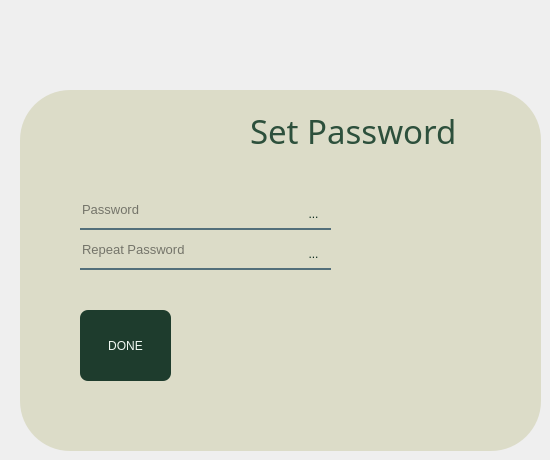
    <widget class="QWidget" name="page_5">
     <widget class="QLabel" name="label_12">
      <property name="geometry">
       <rect>
        <x>20</x>
        <y>90</y>
        <width>521</width>
        <height>361</height>
       </rect>
      </property>
      <property name="styleSheet">
       <string notr="true">background-color:rgba(220, 220, 200, 1);
border-bottom-right-radius: 50px;
border-bottom-left-radius: 50px;
border-top-left-radius: 50px;
border-top-right-radius: 50px;</string>
      </property>
      <property name="text">
       <string/>
      </property>
     </widget>
     <widget class="QLabel" name="label_13">
      <property name="geometry">
       <rect>
        <x>60</x>
        <y>30</y>
        <width>131</width>
        <height>131</height>
       </rect>
      </property>
      <property name="styleSheet">
       <string notr="true">border-image: url(:/images/rotation-lock.png);</string>
      </property>
      <property name="text">
       <string/>
      </property>
     </widget>
     <widget class="QLineEdit" name="lineEditNewPassword">
      <property name="geometry">
       <rect>
        <x>80</x>
        <y>190</y>
        <width>251</width>
        <height>40</height>
       </rect>
      </property>
      <property name="font">
       <font>
        <pointsize>10</pointsize>
       </font>
      </property>
      <property name="styleSheet">
       <string notr="true">background-color:rgba(0, 0, 0, 0);
border:none;
border-bottom:2px solid rgba(46, 82, 101, 200);
color:rgba(0, 0, 0, 240);</string>
      </property>
      <property name="text">
       <string/>
      </property>
      <property name="placeholderText">
       <string>Password</string>
      </property>
     </widget>
     <widget class="QLineEdit" name="lineEditRepeatNewPassword">
      <property name="geometry">
       <rect>
        <x>80</x>
        <y>230</y>
        <width>251</width>
        <height>40</height>
       </rect>
      </property>
      <property name="font">
       <font>
        <pointsize>10</pointsize>
       </font>
      </property>
      <property name="styleSheet">
       <string notr="true">background-color:rgba(0, 0, 0, 0);
border:none;
border-bottom:2px solid rgba(46, 82, 101, 200);
color:rgba(0, 0, 0, 240);</string>
      </property>
      <property name="text">
       <string/>
      </property>
      <property name="placeholderText">
       <string>Repeat Password</string>
      </property>
     </widget>
     <widget class="QPushButton" name="DoneButton">
      <property name="geometry">
       <rect>
        <x>80</x>
        <y>310</y>
        <width>91</width>
        <height>71</height>
       </rect>
      </property>
      <property name="styleSheet">
       <string notr="true">QPushButton#DoneButton {
    background-color: rgba(30, 60, 45, 255);    
    color: #F0F8F2;                        
    border: none;
    border-radius: 8px;
    padding: 6px 20px;
}

QPushButton#DoneButton:hover {
    background-color: rgba(45, 80, 60, 255);    
}

QPushButton#DoneButton:pressed {
    background-color: rgba(20, 40, 30, 255);    
    padding-left: 8px;
    padding-top: 8px;
}
</string>
      </property>
      <property name="text">
       <string>DONE</string>
      </property>
     </widget>
     <widget class="QLabel" name="label_17">
      <property name="geometry">
       <rect>
        <x>390</x>
        <y>310</y>
        <width>151</width>
        <height>141</height>
       </rect>
      </property>
      <property name="styleSheet">
       <string notr="true">border-image: url(:/images/forgot-password.png);</string>
      </property>
      <property name="text">
       <string/>
      </property>
     </widget>
     <widget class="QLabel" name="label_18">
      <property name="geometry">
       <rect>
        <x>250</x>
        <y>100</y>
        <width>261</width>
        <height>61</height>
       </rect>
      </property>
      <property name="font">
       <font>
        <family>Rockwell</family>
        <pointsize>25</pointsize>
       </font>
      </property>
      <property name="styleSheet">
       <string notr="true">color:rgba(45, 80, 60, 255);</string>
      </property>
      <property name="text">
       <string>Set Password</string>
      </property>
     </widget>
     <widget class="QToolButton" name="eyeReap">
      <property name="geometry">
       <rect>
        <x>300</x>
        <y>240</y>
        <width>27</width>
        <height>27</height>
       </rect>
      </property>
      <property name="styleSheet">
       <string notr="true">QToolButton {
    background-color: transparent;
    border: none;
    padding: 1px;
    qproperty-iconSize: 120px 120px;
    color: #0D2C1E; 
    border-radius: 10px;
}

QToolButton:hover {
    background-color: rgba(100, 150, 120, 30);
    color: #0D2C1E;
}

QToolButton:pressed {
    background-color: rgba(40, 70, 50, 60);
    padding-left: 12px;
    padding-top: 12px;
    color: #0D2C1E; 
}

QToolButton:checked {
    background-color: rgba(100, 150, 120, 80);
    color: #0D2C1E;
    border: 1px solid #0D2C1E;
}
</string>
      </property>
      <property name="text">
       <string>...</string>
      </property>
      <property name="icon">
       <iconset resource="resources.qrc">
        <normaloff>:/images/eye (2).png</normaloff>:/images/eye (2).png</iconset>
      </property>
     </widget>
     <widget class="QToolButton" name="eyePass">
      <property name="geometry">
       <rect>
        <x>300</x>
        <y>200</y>
        <width>27</width>
        <height>27</height>
       </rect>
      </property>
      <property name="styleSheet">
       <string notr="true">QToolButton {
    background-color: transparent;
    border: none;
    padding: 1px;
    qproperty-iconSize: 120px 120px;
    color: #0D2C1E; 
    border-radius: 10px;
}

QToolButton:hover {
    background-color: rgba(100, 150, 120, 30);
    color: #0D2C1E;
}

QToolButton:pressed {
    background-color: rgba(40, 70, 50, 60);
    padding-left: 12px;
    padding-top: 12px;
    color: #0D2C1E; 
}

QToolButton:checked {
    background-color: rgba(100, 150, 120, 80);
    color: #0D2C1E;
    border: 1px solid #0D2C1E;
}
</string>
      </property>
      <property name="text">
       <string>...</string>
      </property>
      <property name="icon">
       <iconset resource="resources.qrc">
        <normaloff>:/images/eye (2).png</normaloff>:/images/eye (2).png</iconset>
      </property>
     </widget>
    </widget>
